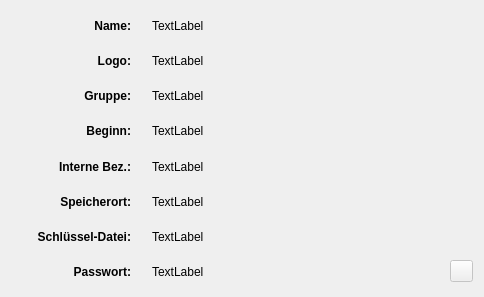
<?xml version="1.0" encoding="UTF-8"?>
<ui version="4.0">
 <class>Page4</class>
 <widget class="QWizardPage" name="Page4">
  <property name="geometry">
   <rect>
    <x>0</x>
    <y>0</y>
    <width>484</width>
    <height>297</height>
   </rect>
  </property>
  <property name="windowTitle">
   <string>WizardPage</string>
  </property>
  <property name="title">
   <string>Zusammenfassung</string>
  </property>
  <property name="subTitle">
   <string>Bitte prüfen Sie alle Angaben und fahren Sie dann fort.</string>
  </property>
  <layout class="QVBoxLayout" name="verticalLayout">
   <item>
    <layout class="QHBoxLayout" name="horizontalLayout">
     <item>
      <widget class="QLabel" name="label">
       <property name="sizePolicy">
        <sizepolicy hsizetype="Preferred" vsizetype="Minimum">
         <horstretch>0</horstretch>
         <verstretch>0</verstretch>
        </sizepolicy>
       </property>
       <property name="minimumSize">
        <size>
         <width>120</width>
         <height>0</height>
        </size>
       </property>
       <property name="maximumSize">
        <size>
         <width>120</width>
         <height>16777215</height>
        </size>
       </property>
       <property name="font">
        <font>
         <weight>75</weight>
         <bold>true</bold>
        </font>
       </property>
       <property name="text">
        <string>Name:</string>
       </property>
       <property name="alignment">
        <set>Qt::AlignRight|Qt::AlignTrailing|Qt::AlignVCenter</set>
       </property>
       <property name="margin">
        <number>3</number>
       </property>
      </widget>
     </item>
     <item>
      <spacer name="horizontalSpacer">
       <property name="orientation">
        <enum>Qt::Horizontal</enum>
       </property>
       <property name="sizeType">
        <enum>QSizePolicy::Fixed</enum>
       </property>
       <property name="sizeHint" stdset="0">
        <size>
         <width>15</width>
         <height>20</height>
        </size>
       </property>
      </spacer>
     </item>
     <item>
      <widget class="QLabel" name="name">
       <property name="sizePolicy">
        <sizepolicy hsizetype="Preferred" vsizetype="Expanding">
         <horstretch>0</horstretch>
         <verstretch>0</verstretch>
        </sizepolicy>
       </property>
       <property name="text">
        <string>TextLabel</string>
       </property>
      </widget>
     </item>
    </layout>
   </item>
   <item>
    <layout class="QHBoxLayout" name="horizontalLayout_2">
     <item>
      <widget class="QLabel" name="label_2">
       <property name="sizePolicy">
        <sizepolicy hsizetype="Preferred" vsizetype="Minimum">
         <horstretch>0</horstretch>
         <verstretch>0</verstretch>
        </sizepolicy>
       </property>
       <property name="minimumSize">
        <size>
         <width>120</width>
         <height>0</height>
        </size>
       </property>
       <property name="maximumSize">
        <size>
         <width>120</width>
         <height>16777215</height>
        </size>
       </property>
       <property name="font">
        <font>
         <weight>75</weight>
         <bold>true</bold>
        </font>
       </property>
       <property name="text">
        <string>Logo:</string>
       </property>
       <property name="alignment">
        <set>Qt::AlignRight|Qt::AlignTrailing|Qt::AlignVCenter</set>
       </property>
       <property name="margin">
        <number>3</number>
       </property>
      </widget>
     </item>
     <item>
      <spacer name="horizontalSpacer_2">
       <property name="orientation">
        <enum>Qt::Horizontal</enum>
       </property>
       <property name="sizeType">
        <enum>QSizePolicy::Fixed</enum>
       </property>
       <property name="sizeHint" stdset="0">
        <size>
         <width>15</width>
         <height>20</height>
        </size>
       </property>
      </spacer>
     </item>
     <item>
      <widget class="QLabel" name="logo">
       <property name="sizePolicy">
        <sizepolicy hsizetype="Preferred" vsizetype="Expanding">
         <horstretch>0</horstretch>
         <verstretch>0</verstretch>
        </sizepolicy>
       </property>
       <property name="frameShape">
        <enum>QFrame::NoFrame</enum>
       </property>
       <property name="text">
        <string>TextLabel</string>
       </property>
      </widget>
     </item>
    </layout>
   </item>
   <item>
    <layout class="QHBoxLayout" name="horizontalLayout_3">
     <item>
      <widget class="QLabel" name="label_4">
       <property name="sizePolicy">
        <sizepolicy hsizetype="Preferred" vsizetype="Minimum">
         <horstretch>0</horstretch>
         <verstretch>0</verstretch>
        </sizepolicy>
       </property>
       <property name="minimumSize">
        <size>
         <width>120</width>
         <height>0</height>
        </size>
       </property>
       <property name="maximumSize">
        <size>
         <width>120</width>
         <height>16777215</height>
        </size>
       </property>
       <property name="font">
        <font>
         <weight>75</weight>
         <bold>true</bold>
        </font>
       </property>
       <property name="text">
        <string>Gruppe:</string>
       </property>
       <property name="alignment">
        <set>Qt::AlignRight|Qt::AlignTrailing|Qt::AlignVCenter</set>
       </property>
       <property name="margin">
        <number>3</number>
       </property>
      </widget>
     </item>
     <item>
      <spacer name="horizontalSpacer_3">
       <property name="orientation">
        <enum>Qt::Horizontal</enum>
       </property>
       <property name="sizeType">
        <enum>QSizePolicy::Fixed</enum>
       </property>
       <property name="sizeHint" stdset="0">
        <size>
         <width>15</width>
         <height>20</height>
        </size>
       </property>
      </spacer>
     </item>
     <item>
      <widget class="QLabel" name="group">
       <property name="sizePolicy">
        <sizepolicy hsizetype="Preferred" vsizetype="Expanding">
         <horstretch>0</horstretch>
         <verstretch>0</verstretch>
        </sizepolicy>
       </property>
       <property name="text">
        <string>TextLabel</string>
       </property>
      </widget>
     </item>
    </layout>
   </item>
   <item>
    <layout class="QHBoxLayout" name="horizontalLayout_4">
     <item>
      <widget class="QLabel" name="label_3">
       <property name="sizePolicy">
        <sizepolicy hsizetype="Preferred" vsizetype="Minimum">
         <horstretch>0</horstretch>
         <verstretch>0</verstretch>
        </sizepolicy>
       </property>
       <property name="minimumSize">
        <size>
         <width>120</width>
         <height>0</height>
        </size>
       </property>
       <property name="maximumSize">
        <size>
         <width>120</width>
         <height>16777215</height>
        </size>
       </property>
       <property name="font">
        <font>
         <weight>75</weight>
         <bold>true</bold>
        </font>
       </property>
       <property name="text">
        <string>Beginn:</string>
       </property>
       <property name="alignment">
        <set>Qt::AlignRight|Qt::AlignTrailing|Qt::AlignVCenter</set>
       </property>
       <property name="margin">
        <number>3</number>
       </property>
      </widget>
     </item>
     <item>
      <spacer name="horizontalSpacer_4">
       <property name="orientation">
        <enum>Qt::Horizontal</enum>
       </property>
       <property name="sizeType">
        <enum>QSizePolicy::Fixed</enum>
       </property>
       <property name="sizeHint" stdset="0">
        <size>
         <width>15</width>
         <height>20</height>
        </size>
       </property>
      </spacer>
     </item>
     <item>
      <widget class="QLabel" name="start_date">
       <property name="sizePolicy">
        <sizepolicy hsizetype="Preferred" vsizetype="Expanding">
         <horstretch>0</horstretch>
         <verstretch>0</verstretch>
        </sizepolicy>
       </property>
       <property name="frameShape">
        <enum>QFrame::NoFrame</enum>
       </property>
       <property name="text">
        <string>TextLabel</string>
       </property>
      </widget>
     </item>
    </layout>
   </item>
   <item>
    <layout class="QHBoxLayout" name="horizontalLayout_5">
     <item>
      <widget class="QLabel" name="label_5">
       <property name="sizePolicy">
        <sizepolicy hsizetype="Preferred" vsizetype="Minimum">
         <horstretch>0</horstretch>
         <verstretch>0</verstretch>
        </sizepolicy>
       </property>
       <property name="minimumSize">
        <size>
         <width>120</width>
         <height>0</height>
        </size>
       </property>
       <property name="maximumSize">
        <size>
         <width>120</width>
         <height>16777215</height>
        </size>
       </property>
       <property name="font">
        <font>
         <weight>75</weight>
         <bold>true</bold>
        </font>
       </property>
       <property name="text">
        <string>Interne Bez.:</string>
       </property>
       <property name="alignment">
        <set>Qt::AlignRight|Qt::AlignTrailing|Qt::AlignVCenter</set>
       </property>
       <property name="margin">
        <number>3</number>
       </property>
      </widget>
     </item>
     <item>
      <spacer name="horizontalSpacer_5">
       <property name="orientation">
        <enum>Qt::Horizontal</enum>
       </property>
       <property name="sizeType">
        <enum>QSizePolicy::Fixed</enum>
       </property>
       <property name="sizeHint" stdset="0">
        <size>
         <width>15</width>
         <height>20</height>
        </size>
       </property>
      </spacer>
     </item>
     <item>
      <widget class="QLabel" name="internal_name">
       <property name="sizePolicy">
        <sizepolicy hsizetype="Preferred" vsizetype="Expanding">
         <horstretch>0</horstretch>
         <verstretch>0</verstretch>
        </sizepolicy>
       </property>
       <property name="frameShape">
        <enum>QFrame::NoFrame</enum>
       </property>
       <property name="text">
        <string>TextLabel</string>
       </property>
      </widget>
     </item>
    </layout>
   </item>
   <item>
    <layout class="QHBoxLayout" name="horizontalLayout_6">
     <item>
      <widget class="QLabel" name="label_7">
       <property name="sizePolicy">
        <sizepolicy hsizetype="Preferred" vsizetype="Minimum">
         <horstretch>0</horstretch>
         <verstretch>0</verstretch>
        </sizepolicy>
       </property>
       <property name="minimumSize">
        <size>
         <width>120</width>
         <height>0</height>
        </size>
       </property>
       <property name="maximumSize">
        <size>
         <width>120</width>
         <height>16777215</height>
        </size>
       </property>
       <property name="font">
        <font>
         <weight>75</weight>
         <bold>true</bold>
        </font>
       </property>
       <property name="text">
        <string>Speicherort:</string>
       </property>
       <property name="alignment">
        <set>Qt::AlignRight|Qt::AlignTrailing|Qt::AlignVCenter</set>
       </property>
       <property name="margin">
        <number>3</number>
       </property>
      </widget>
     </item>
     <item>
      <spacer name="horizontalSpacer_6">
       <property name="orientation">
        <enum>Qt::Horizontal</enum>
       </property>
       <property name="sizeType">
        <enum>QSizePolicy::Fixed</enum>
       </property>
       <property name="sizeHint" stdset="0">
        <size>
         <width>15</width>
         <height>20</height>
        </size>
       </property>
      </spacer>
     </item>
     <item>
      <widget class="QLabel" name="save_path">
       <property name="sizePolicy">
        <sizepolicy hsizetype="Preferred" vsizetype="Expanding">
         <horstretch>0</horstretch>
         <verstretch>0</verstretch>
        </sizepolicy>
       </property>
       <property name="text">
        <string>TextLabel</string>
       </property>
      </widget>
     </item>
    </layout>
   </item>
   <item>
    <layout class="QHBoxLayout" name="horizontalLayout_7">
     <item>
      <widget class="QLabel" name="label_6">
       <property name="sizePolicy">
        <sizepolicy hsizetype="Preferred" vsizetype="Minimum">
         <horstretch>0</horstretch>
         <verstretch>0</verstretch>
        </sizepolicy>
       </property>
       <property name="minimumSize">
        <size>
         <width>120</width>
         <height>0</height>
        </size>
       </property>
       <property name="maximumSize">
        <size>
         <width>120</width>
         <height>16777215</height>
        </size>
       </property>
       <property name="font">
        <font>
         <weight>75</weight>
         <bold>true</bold>
        </font>
       </property>
       <property name="text">
        <string>Schlüssel-Datei:</string>
       </property>
       <property name="alignment">
        <set>Qt::AlignRight|Qt::AlignTrailing|Qt::AlignVCenter</set>
       </property>
       <property name="margin">
        <number>3</number>
       </property>
      </widget>
     </item>
     <item>
      <spacer name="horizontalSpacer_7">
       <property name="orientation">
        <enum>Qt::Horizontal</enum>
       </property>
       <property name="sizeType">
        <enum>QSizePolicy::Fixed</enum>
       </property>
       <property name="sizeHint" stdset="0">
        <size>
         <width>15</width>
         <height>20</height>
        </size>
       </property>
      </spacer>
     </item>
     <item>
      <widget class="QLabel" name="keyfile">
       <property name="sizePolicy">
        <sizepolicy hsizetype="Preferred" vsizetype="Expanding">
         <horstretch>0</horstretch>
         <verstretch>0</verstretch>
        </sizepolicy>
       </property>
       <property name="frameShape">
        <enum>QFrame::NoFrame</enum>
       </property>
       <property name="text">
        <string>TextLabel</string>
       </property>
      </widget>
     </item>
    </layout>
   </item>
   <item>
    <layout class="QHBoxLayout" name="horizontalLayout_8">
     <item>
      <widget class="QLabel" name="label_8">
       <property name="sizePolicy">
        <sizepolicy hsizetype="Preferred" vsizetype="Minimum">
         <horstretch>0</horstretch>
         <verstretch>0</verstretch>
        </sizepolicy>
       </property>
       <property name="minimumSize">
        <size>
         <width>120</width>
         <height>0</height>
        </size>
       </property>
       <property name="maximumSize">
        <size>
         <width>120</width>
         <height>16777215</height>
        </size>
       </property>
       <property name="font">
        <font>
         <weight>75</weight>
         <bold>true</bold>
        </font>
       </property>
       <property name="text">
        <string>Passwort:</string>
       </property>
       <property name="alignment">
        <set>Qt::AlignRight|Qt::AlignTrailing|Qt::AlignVCenter</set>
       </property>
       <property name="margin">
        <number>3</number>
       </property>
      </widget>
     </item>
     <item>
      <spacer name="horizontalSpacer_8">
       <property name="orientation">
        <enum>Qt::Horizontal</enum>
       </property>
       <property name="sizeType">
        <enum>QSizePolicy::Fixed</enum>
       </property>
       <property name="sizeHint" stdset="0">
        <size>
         <width>15</width>
         <height>20</height>
        </size>
       </property>
      </spacer>
     </item>
     <item>
      <widget class="QLabel" name="password">
       <property name="sizePolicy">
        <sizepolicy hsizetype="Preferred" vsizetype="Expanding">
         <horstretch>0</horstretch>
         <verstretch>0</verstretch>
        </sizepolicy>
       </property>
       <property name="frameShape">
        <enum>QFrame::NoFrame</enum>
       </property>
       <property name="text">
        <string>TextLabel</string>
       </property>
      </widget>
     </item>
     <item>
      <widget class="QPushButton" name="btn_password">
       <property name="enabled">
        <bool>false</bool>
       </property>
       <property name="minimumSize">
        <size>
         <width>23</width>
         <height>0</height>
        </size>
       </property>
       <property name="maximumSize">
        <size>
         <width>23</width>
         <height>16777215</height>
        </size>
       </property>
       <property name="toolTip">
        <string>Passwort anzeigen</string>
       </property>
       <property name="text">
        <string/>
       </property>
       <property name="icon">
        <iconset resource="../resources.qrc">
         <normaloff>:/icons/password</normaloff>:/icons/password</iconset>
       </property>
       <property name="iconSize">
        <size>
         <width>20</width>
         <height>20</height>
        </size>
       </property>
      </widget>
     </item>
    </layout>
   </item>
  </layout>
 </widget>
 <resources>
  <include location="../resources.qrc"/>
 </resources>
 <connections/>
</ui>
